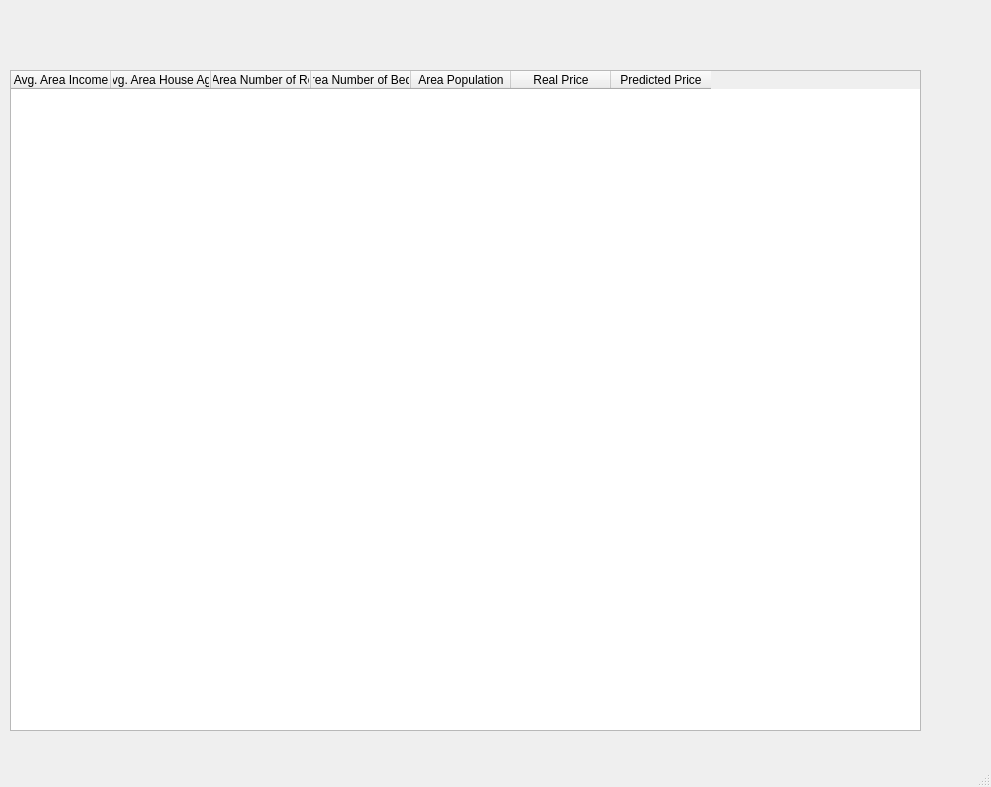
<?xml version="1.0" encoding="UTF-8"?>
<ui version="4.0">
 <class>MainWindow</class>
 <widget class="QMainWindow" name="MainWindow">
  <property name="geometry">
   <rect>
    <x>0</x>
    <y>0</y>
    <width>991</width>
    <height>787</height>
   </rect>
  </property>
  <property name="windowTitle">
   <string>MainWindow</string>
  </property>
  <widget class="QWidget" name="centralwidget">
   <widget class="QTableWidget" name="tableWidgetHouse">
    <property name="geometry">
     <rect>
      <x>10</x>
      <y>70</y>
      <width>911</width>
      <height>661</height>
     </rect>
    </property>
    <column>
     <property name="text">
      <string>Avg. Area Income</string>
     </property>
    </column>
    <column>
     <property name="text">
      <string>Avg. Area House Age</string>
     </property>
    </column>
    <column>
     <property name="text">
      <string>Avg. Area Number of Rooms</string>
     </property>
    </column>
    <column>
     <property name="text">
      <string>Avg. Area Number of Bedrooms</string>
     </property>
    </column>
    <column>
     <property name="text">
      <string>Area Population</string>
     </property>
    </column>
    <column>
     <property name="text">
      <string>Real Price</string>
     </property>
    </column>
    <column>
     <property name="text">
      <string>Predicted Price</string>
     </property>
    </column>
   </widget>
  </widget>
  <widget class="QMenuBar" name="menubar">
   <property name="geometry">
    <rect>
     <x>0</x>
     <y>0</y>
     <width>991</width>
     <height>26</height>
    </rect>
   </property>
  </widget>
  <widget class="QStatusBar" name="statusbar"/>
 </widget>
 <resources/>
 <connections/>
</ui>
